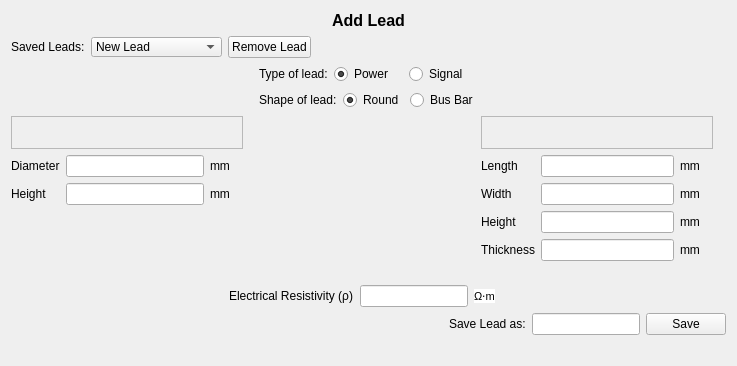
  <widget class="QWizardPage" name="wizardPage4">
   <layout class="QGridLayout" name="gridLayout_4">
    <item row="0" column="0" colspan="2">
     <layout class="QVBoxLayout" name="verticalLayout_4">
      <item>
       <widget class="QLabel" name="Header">
        <property name="text">
         <string>&lt;!DOCTYPE HTML PUBLIC &quot;-//W3C//DTD HTML 4.0//EN&quot; &quot;http://www.w3.org/TR/REC-html40/strict.dtd&quot;&gt;
&lt;html&gt;&lt;head&gt;&lt;meta name=&quot;qrichtext&quot; content=&quot;1&quot; /&gt;&lt;style type=&quot;text/css&quot;&gt;
p, li { white-space: pre-wrap; }
&lt;/style&gt;&lt;/head&gt;&lt;body style=&quot; font-family:'MS Shell Dlg 2'; font-size:8.25pt; font-weight:400; font-style:normal;&quot;&gt;
&lt;p align=&quot;center&quot; style=&quot; margin-top:0px; margin-bottom:0px; margin-left:0px; margin-right:0px; -qt-block-indent:0; text-indent:0px;&quot;&gt;&lt;span style=&quot; font-size:12pt; font-weight:600;&quot;&gt;Add Lead&lt;/span&gt;&lt;/p&gt;&lt;/body&gt;&lt;/html&gt;</string>
        </property>
       </widget>
      </item>
      <item>
       <layout class="QHBoxLayout" name="horizontalLayout_4">
        <item>
         <widget class="QLabel" name="LeadListLabel">
          <property name="text">
           <string>Saved Leads:</string>
          </property>
         </widget>
        </item>
        <item>
         <widget class="QComboBox" name="LeadList">
          <property name="sizePolicy">
           <sizepolicy hsizetype="Fixed" vsizetype="Fixed">
            <horstretch>0</horstretch>
            <verstretch>0</verstretch>
           </sizepolicy>
          </property>
          <property name="minimumSize">
           <size>
            <width>131</width>
            <height>20</height>
           </size>
          </property>
          <property name="maximumSize">
           <size>
            <width>131</width>
            <height>20</height>
           </size>
          </property>
          <item>
           <property name="text">
            <string>New Lead</string>
           </property>
          </item>
         </widget>
        </item>
        <item>
         <widget class="QPushButton" name="RemoveLead">
          <property name="sizePolicy">
           <sizepolicy hsizetype="Fixed" vsizetype="Fixed">
            <horstretch>0</horstretch>
            <verstretch>0</verstretch>
           </sizepolicy>
          </property>
          <property name="text">
           <string>Remove Lead</string>
          </property>
         </widget>
        </item>
        <item>
         <spacer name="horizontalSpacer_41411">
          <property name="orientation">
           <enum>Qt::Horizontal</enum>
          </property>
          <property name="sizeHint" stdset="0">
           <size>
            <width>298</width>
            <height>20</height>
           </size>
          </property>
         </spacer>
        </item>
       </layout>
      </item>
     </layout>
    </item>
    <item row="1" column="0" colspan="2">
     <layout class="QHBoxLayout" name="horizontalLayout_412">
      <item>
       <spacer name="horizontalSpacer_4122">
        <property name="orientation">
         <enum>Qt::Horizontal</enum>
        </property>
        <property name="sizeHint" stdset="0">
         <size>
          <width>208</width>
          <height>20</height>
         </size>
        </property>
       </spacer>
      </item>
      <item>
       <layout class="QVBoxLayout" name="verticalLayout_4121">
        <item>
         <layout class="QHBoxLayout" name="horizontalLayout_41212">
          <item>
           <widget class="QLabel" name="LeadType">
            <property name="text">
             <string>Type of lead:</string>
            </property>
           </widget>
          </item>
          <item>
           <widget class="QRadioButton" name="PowerLead">
            <property name="text">
             <string>Power</string>
            </property>
            <property name="checked">
             <bool>true</bool>
            </property>
            <property name="autoRepeat">
             <bool>false</bool>
            </property>
            <property name="autoExclusive">
             <bool>true</bool>
            </property>
            <attribute name="buttonGroup">
             <string>buttonGroup</string>
            </attribute>
           </widget>
          </item>
          <item>
           <widget class="QRadioButton" name="SignalLead">
            <property name="text">
             <string>Signal</string>
            </property>
            <property name="autoExclusive">
             <bool>true</bool>
            </property>
            <attribute name="buttonGroup">
             <string>buttonGroup</string>
            </attribute>
           </widget>
          </item>
         </layout>
        </item>
        <item>
         <layout class="QHBoxLayout" name="horizontalLayout_41211">
          <item>
           <widget class="QLabel" name="LeadShape">
            <property name="text">
             <string>Shape of lead:</string>
            </property>
           </widget>
          </item>
          <item>
           <widget class="QRadioButton" name="RoundLead">
            <property name="enabled">
             <bool>true</bool>
            </property>
            <property name="text">
             <string>Round</string>
            </property>
            <property name="checked">
             <bool>true</bool>
            </property>
            <property name="autoRepeat">
             <bool>false</bool>
            </property>
            <property name="autoExclusive">
             <bool>true</bool>
            </property>
            <attribute name="buttonGroup">
             <string>buttonGroup_2</string>
            </attribute>
           </widget>
          </item>
          <item>
           <widget class="QRadioButton" name="BusbarLead">
            <property name="text">
             <string>Bus Bar</string>
            </property>
            <property name="autoExclusive">
             <bool>true</bool>
            </property>
            <attribute name="buttonGroup">
             <string>buttonGroup_2</string>
            </attribute>
           </widget>
          </item>
         </layout>
        </item>
       </layout>
      </item>
      <item>
       <spacer name="horizontalSpacer_4123">
        <property name="orientation">
         <enum>Qt::Horizontal</enum>
        </property>
        <property name="sizeHint" stdset="0">
         <size>
          <width>208</width>
          <height>20</height>
         </size>
        </property>
       </spacer>
      </item>
     </layout>
    </item>
    <item row="2" column="0">
     <layout class="QHBoxLayout" name="horizontalLayout_18">
      <item>
       <layout class="QVBoxLayout" name="verticalLayout_41312">
        <item>
         <layout class="QVBoxLayout" name="verticalLayout_413121">
          <item>
           <widget class="QFrame" name="frame_4131212">
            <property name="frameShape">
             <enum>QFrame::StyledPanel</enum>
            </property>
            <property name="frameShadow">
             <enum>QFrame::Raised</enum>
            </property>
            <layout class="QFormLayout" name="formLayout">
             <item row="0" column="0" colspan="2">
              <widget class="QLabel" name="RoundLeadImage">
               <property name="text">
                <string>&lt;!DOCTYPE HTML PUBLIC &quot;-//W3C//DTD HTML 4.0//EN&quot; &quot;http://www.w3.org/TR/REC-html40/strict.dtd&quot;&gt;
&lt;html&gt;&lt;head&gt;&lt;meta name=&quot;qrichtext&quot; content=&quot;1&quot; /&gt;&lt;style type=&quot;text/css&quot;&gt;
p, li { white-space: pre-wrap; }
&lt;/style&gt;&lt;/head&gt;&lt;body style=&quot; font-family:'MS Shell Dlg 2'; font-size:8.25pt; font-weight:400; font-style:normal;&quot;&gt;
&lt;p style=&quot; margin-top:0px; margin-bottom:0px; margin-left:0px; margin-right:0px; -qt-block-indent:0; text-indent:0px;&quot;&gt;&lt;img src=&quot;:/images/images/lead_round.png&quot; /&gt;&lt;/p&gt;&lt;/body&gt;&lt;/html&gt;</string>
               </property>
              </widget>
             </item>
            </layout>
           </widget>
          </item>
          <item>
           <layout class="QGridLayout" name="gridLayout_4131211">
            <item row="0" column="1">
             <widget class="QLabel" name="RoundLeadDiaLabel">
              <property name="text">
               <string>Diameter</string>
              </property>
             </widget>
            </item>
            <item row="1" column="1">
             <widget class="QLabel" name="RoundLeadHeightLabel">
              <property name="text">
               <string>Height</string>
              </property>
             </widget>
            </item>
            <item row="0" column="2">
             <widget class="QLineEdit" name="RoundLeadDiaInput"/>
            </item>
            <item row="1" column="2">
             <widget class="QLineEdit" name="RoundLeadHeightInput"/>
            </item>
            <item row="0" column="3">
             <widget class="QLabel" name="label_41312111">
              <property name="text">
               <string>mm</string>
              </property>
             </widget>
            </item>
            <item row="1" column="3">
             <widget class="QLabel" name="label_41312112">
              <property name="text">
               <string>mm</string>
              </property>
             </widget>
            </item>
            <item row="0" column="4">
             <widget class="QLabel" name="ErrRoundLeadDiaLabel">
              <property name="text">
               <string/>
              </property>
             </widget>
            </item>
            <item row="1" column="4">
             <widget class="QLabel" name="ErrRoundLeadHeightLabel">
              <property name="text">
               <string/>
              </property>
             </widget>
            </item>
           </layout>
          </item>
         </layout>
        </item>
        <item>
         <spacer name="verticalSpacer_413122">
          <property name="orientation">
           <enum>Qt::Vertical</enum>
          </property>
          <property name="sizeHint" stdset="0">
           <size>
            <width>20</width>
            <height>28</height>
           </size>
          </property>
         </spacer>
        </item>
       </layout>
      </item>
      <item>
       <spacer name="horizontalSpacer_41313">
        <property name="orientation">
         <enum>Qt::Horizontal</enum>
        </property>
        <property name="sizeHint" stdset="0">
         <size>
          <width>37</width>
          <height>20</height>
         </size>
        </property>
       </spacer>
      </item>
      <item>
       <layout class="QVBoxLayout" name="verticalLayout_41311">
        <item>
         <layout class="QVBoxLayout" name="verticalLayout_413111">
          <item>
           <widget class="QFrame" name="frame_4131112">
            <property name="frameShape">
             <enum>QFrame::StyledPanel</enum>
            </property>
            <property name="frameShadow">
             <enum>QFrame::Raised</enum>
            </property>
            <layout class="QFormLayout" name="formLayout_2">
             <property name="fieldGrowthPolicy">
              <enum>QFormLayout::AllNonFixedFieldsGrow</enum>
             </property>
             <item row="0" column="0">
              <widget class="QLabel" name="BusbarLeadImage">
               <property name="text">
                <string>&lt;!DOCTYPE HTML PUBLIC &quot;-//W3C//DTD HTML 4.0//EN&quot; &quot;http://www.w3.org/TR/REC-html40/strict.dtd&quot;&gt;
&lt;html&gt;&lt;head&gt;&lt;meta name=&quot;qrichtext&quot; content=&quot;1&quot; /&gt;&lt;style type=&quot;text/css&quot;&gt;
p, li { white-space: pre-wrap; }
&lt;/style&gt;&lt;/head&gt;&lt;body style=&quot; font-family:'MS Shell Dlg 2'; font-size:8.25pt; font-weight:400; font-style:normal;&quot;&gt;
&lt;p style=&quot; margin-top:0px; margin-bottom:0px; margin-left:0px; margin-right:0px; -qt-block-indent:0; text-indent:0px;&quot;&gt;&lt;img src=&quot;:/images/images/lead_busbar.png&quot; /&gt;&lt;/p&gt;&lt;/body&gt;&lt;/html&gt;</string>
               </property>
              </widget>
             </item>
            </layout>
           </widget>
          </item>
          <item>
           <layout class="QGridLayout" name="gridLayout_4131111">
            <item row="0" column="1">
             <widget class="QLabel" name="BusLeadLengthLabel">
              <property name="text">
               <string>Length</string>
              </property>
             </widget>
            </item>
            <item row="1" column="1">
             <widget class="QLabel" name="BusLeadWidthLabel">
              <property name="text">
               <string>Width</string>
              </property>
             </widget>
            </item>
            <item row="2" column="1">
             <widget class="QLabel" name="BusLeadHeightLabel">
              <property name="text">
               <string>Height</string>
              </property>
             </widget>
            </item>
            <item row="0" column="2">
             <widget class="QLineEdit" name="BusLeadLengthInput"/>
            </item>
            <item row="1" column="2">
             <widget class="QLineEdit" name="BusLeadWidthInput"/>
            </item>
            <item row="2" column="2">
             <widget class="QLineEdit" name="BusLeadHeightInput"/>
            </item>
            <item row="0" column="3">
             <widget class="QLabel" name="label_41311111">
              <property name="text">
               <string>mm</string>
              </property>
             </widget>
            </item>
            <item row="1" column="3">
             <widget class="QLabel" name="label_41311112">
              <property name="text">
               <string>mm</string>
              </property>
             </widget>
            </item>
            <item row="2" column="3">
             <widget class="QLabel" name="label_41311113">
              <property name="text">
               <string>mm</string>
              </property>
             </widget>
            </item>
            <item row="3" column="1">
             <widget class="QLabel" name="BusLeadThicknessLabel">
              <property name="text">
               <string>Thickness</string>
              </property>
             </widget>
            </item>
            <item row="3" column="2">
             <widget class="QLineEdit" name="BusLeadThicknessInput"/>
            </item>
            <item row="3" column="3">
             <widget class="QLabel" name="label_41311114">
              <property name="text">
               <string>mm</string>
              </property>
             </widget>
            </item>
            <item row="0" column="4">
             <widget class="QLabel" name="ErrBusLeadLengthLabel">
              <property name="text">
               <string/>
              </property>
             </widget>
            </item>
            <item row="1" column="4">
             <widget class="QLabel" name="ErrBusLeadWidthLabel">
              <property name="text">
               <string/>
              </property>
             </widget>
            </item>
            <item row="2" column="4">
             <widget class="QLabel" name="ErrBusLeadHeightLabel">
              <property name="text">
               <string/>
              </property>
             </widget>
            </item>
            <item row="3" column="4">
             <widget class="QLabel" name="ErrBusLeadThicknessLabel">
              <property name="text">
               <string/>
              </property>
             </widget>
            </item>
           </layout>
          </item>
         </layout>
        </item>
        <item>
         <spacer name="verticalSpacer_413112">
          <property name="orientation">
           <enum>Qt::Vertical</enum>
          </property>
          <property name="sizeHint" stdset="0">
           <size>
            <width>20</width>
            <height>18</height>
           </size>
          </property>
         </spacer>
        </item>
       </layout>
      </item>
     </layout>
    </item>
    <item row="3" column="0" colspan="2">
     <layout class="QHBoxLayout" name="horizontalLayout_4111">
      <item>
       <spacer name="horizontalSpacer_41112">
        <property name="orientation">
         <enum>Qt::Horizontal</enum>
        </property>
        <property name="sizeHint" stdset="0">
         <size>
          <width>218</width>
          <height>20</height>
         </size>
        </property>
       </spacer>
      </item>
      <item>
       <layout class="QHBoxLayout" name="horizontalLayout_41111">
        <item>
         <widget class="QLabel" name="RhoLeadLabel">
          <property name="text">
           <string>Electrical Resistivity (ρ)</string>
          </property>
         </widget>
        </item>
        <item>
         <widget class="QLineEdit" name="RhoLeadInput"/>
        </item>
        <item>
         <widget class="QLabel" name="label_411111">
          <property name="text">
           <string>&lt;!DOCTYPE HTML PUBLIC &quot;-//W3C//DTD HTML 4.0//EN&quot; &quot;http://www.w3.org/TR/REC-html40/strict.dtd&quot;&gt;
&lt;html&gt;&lt;head&gt;&lt;meta name=&quot;qrichtext&quot; content=&quot;1&quot; /&gt;&lt;style type=&quot;text/css&quot;&gt;
p, li { white-space: pre-wrap; }
&lt;/style&gt;&lt;/head&gt;&lt;body style=&quot; font-family:'MS Shell Dlg 2'; font-size:8.25pt; font-weight:400; font-style:normal;&quot;&gt;
&lt;p style=&quot; margin-top:0px; margin-bottom:0px; margin-left:0px; margin-right:0px; -qt-block-indent:0; text-indent:0px;&quot;&gt;&lt;span style=&quot; font-family:'sans-serif'; font-size:8pt; color:#000000; background-color:#ffffff;&quot;&gt;Ω⋅m&lt;/span&gt;&lt;/p&gt;&lt;/body&gt;&lt;/html&gt;</string>
          </property>
         </widget>
        </item>
        <item>
         <widget class="QLabel" name="ErrRhoLeadlabel">
          <property name="text">
           <string/>
          </property>
         </widget>
        </item>
       </layout>
      </item>
      <item>
       <spacer name="horizontalSpacer_41113">
        <property name="orientation">
         <enum>Qt::Horizontal</enum>
        </property>
        <property name="sizeHint" stdset="0">
         <size>
          <width>218</width>
          <height>20</height>
         </size>
        </property>
       </spacer>
      </item>
     </layout>
    </item>
    <item row="4" column="0" colspan="2">
     <layout class="QHBoxLayout" name="horizontalLayout_19">
      <item>
       <spacer name="horizontalSpacer_41122">
        <property name="orientation">
         <enum>Qt::Horizontal</enum>
        </property>
        <property name="sizeHint" stdset="0">
         <size>
          <width>288</width>
          <height>20</height>
         </size>
        </property>
       </spacer>
      </item>
      <item>
       <widget class="QLabel" name="SaveLeadLabel">
        <property name="sizePolicy">
         <sizepolicy hsizetype="Fixed" vsizetype="Fixed">
          <horstretch>0</horstretch>
          <verstretch>0</verstretch>
         </sizepolicy>
        </property>
        <property name="text">
         <string>Save Lead as:</string>
        </property>
       </widget>
      </item>
      <item>
       <widget class="QLineEdit" name="LeadNameInput">
        <property name="sizePolicy">
         <sizepolicy hsizetype="Fixed" vsizetype="Fixed">
          <horstretch>0</horstretch>
          <verstretch>0</verstretch>
         </sizepolicy>
        </property>
       </widget>
      </item>
      <item>
       <widget class="QPushButton" name="SaveLead">
        <property name="sizePolicy">
         <sizepolicy hsizetype="Fixed" vsizetype="Fixed">
          <horstretch>0</horstretch>
          <verstretch>0</verstretch>
         </sizepolicy>
        </property>
        <property name="text">
         <string>Save</string>
        </property>
       </widget>
      </item>
     </layout>
    </item>
    <item row="5" column="1">
     <widget class="QLabel" name="ErrLeadNameLabel">
      <property name="text">
       <string/>
      </property>
     </widget>
    </item>
   </layout>
  </widget>
